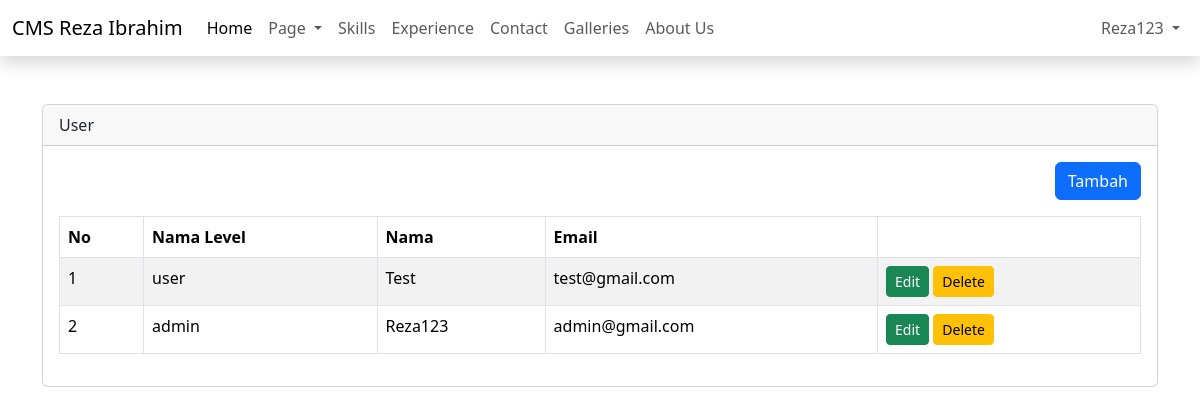
Page /admin/dashboard.php?page=user (signed in) on the committed database.
### tables this page shows
CREATE TABLE `users` (
  `id` int(11) NOT NULL,
  `id_level` int(11) DEFAULT NULL,
  `name` varchar(50) NOT NULL,
  `email` varchar(50) NOT NULL,
  `password` varchar(100) NOT NULL,
  `created_at` timestamp NOT NULL DEFAULT current_timestamp(),
  `updated_at` timestamp NULL DEFAULT NULL ON UPDATE current_timestamp(),
  `deleted_at` tinyint(4) NOT NULL
);

CREATE TABLE `levels` (
  `id` int(11) NOT NULL,
  `name_level` varchar(25) DEFAULT NULL
);

### admin/content/user.php (the view, shortened to what this page needs)
<?php
$query = mysqli_query($config, "SELECT levels.name_level, users.* FROM users
LEFT JOIN levels ON levels.id = users.id_level
ORDER BY users.id DESC");
$row = mysqli_fetch_all($query, MYSQLI_ASSOC);
?>
<div class="table-responsive">
    <div align="right" class="mb-3">
        <a href="?page=tambah-user" class="btn btn-primary">Tambah</a>
    </div>
    <table id="table" class="table table-bordered table-striped">
        <thead>
            <tr>
                <th>No</th>
                <th>Nama Level</th>
                <th>Nama</th>
                <th>Email</th>
                <th></th>
            </tr>
        </thead>
        <tbody>
            <?php $i = 1;
            foreach ($row as $key => $data): ?>
                <tr>
                    <td><?= $key + 1 ?></td>
                    <td><?= $data['name_level'] ?></td>
                    <td><?= $data['name'] ?></td>
                    <td><?= $data['email'] ?></td>
                    <td>
                        <a href="?page=tambah-user&edit=<?php echo $data['id'] ?>" class="btn btn-success btn-sm">Edit</a>
                        <a onclick="return confirm('Are you sure??')"
                            href="user.php?delete=<?php echo $data['id'] ?>" class="btn btn-warning btn-sm">Delete</a>
                    </td>
                </tr>
            <?php endforeach ?>
        </tbody>
    </table>
</div>

### rows in the picture
users: id_level.name_level "user", name "Test", email "test@gmail.com"
users: id_level.name_level "admin", name "Reza123", email "admin@gmail.com"

### other values in the picture
$_name "Reza123"
str_replace("-", " ", ucfirst($_GET['page'])) "User"
